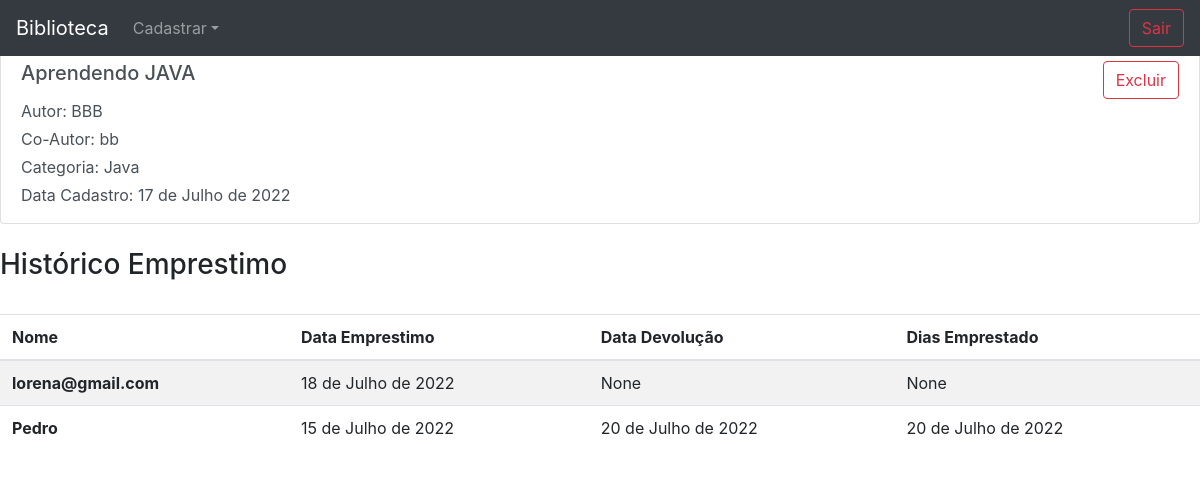
Screenshot of /ver_livro/2/ (signed in) with the database file from the repository.
### livro/models.py (models this page shows, shortened)
class Livro(models.Model):
    nome_livro = models.CharField(max_length=50)
    autor = models.CharField(max_length=50)
    co_autor = models.CharField(max_length=50, blank=True, null=True)
    categoria = models.ForeignKey(Categoria, on_delete=models.DO_NOTHING)
    data_cadastro = models.DateField(default=date.today)
    usuario = models.ForeignKey(Usuario, on_delete=models.DO_NOTHING)

class Categoria(models.Model):
    categoria = models.CharField(max_length=50)
    descricao = models.TextField(blank=True, null=True)
    usuario = models.ForeignKey(Usuario, on_delete=models.DO_NOTHING)
    def __str__ (self):
        return self.categoria

class Emprestimo(models.Model):
    nome_livro = models.ForeignKey(Livro, on_delete=models.DO_NOTHING)
    usuario = models.ForeignKey(Usuario, on_delete=models.DO_NOTHING, blank=True, null=True)
    usuario_anonimo = models.CharField(max_length=50, blank=True, null=True)
    data_emprestimo = models.DateField(blank=True, null=True)
    data_devolucao = models.DateField(blank=True, null=True)
    emprestado = models.BooleanField(default=False)

### autenticacao/models.py (models this page shows)
class Usuario(models.Model):
    usuario = models.CharField(max_length=30)
    email = models.EmailField()
    senha = models.CharField(max_length=64)
    def __str__(self):
        return self.email

### livro/views.py (the view)
# urls.py: path('ver_livro/<int:id>/', views.ver_livro, name='ver_livro'),
def ver_livro(request, id):
    if request.session.get('usuario'):
        livro = Livro.objects.get(id = id)
        status = request.GET.get('status')
        if request.session.get('usuario') == livro.usuario.id:
            emprestado = Emprestimo.objects.filter(nome_livro=livro)
            return render(request, 'ver_livro.html', {'livro':livro,
                                                      'status':status,
                                                      'emprestado':emprestado,
                                                      'usuario_logado':request.session.get('usuario'),})
        else:
            return redirect('/home/?status=1')
    else:
        return redirect('/auth/login/')

### livro/templates/ver_livro.html (shortened to what this page needs)
{% extends 'base.html' %}
{% block body %}
    <div class="list-group">
      <a href="#" class="list-group-item list-group-item-action flex-column align-items-start">
          <div class="d-flex w-100 justify-content-between">
              <h5 class="mb-1">{{livro.nome_livro}}</h5>
              <button type="button" class="btn btn-outline-danger my-2 my-sm-0" data-toggle="modal" data-target="#excluir">
                Excluir
              </button>
          </div>
          <p class="mb-1">Autor: {{livro.autor}}</p>
          <p class="mb-1">Co-Autor: {{livro.co_autor}}</p>
          <p class="mb-1">Categoria: {{livro.categoria}}</p>
          <p class="mb-1">Data Cadastro: {{livro.data_cadastro}}</p>
      </a>
    </div>
    <br>
    <table class="table table-striped">
      <h3>Histórico Emprestimo</h3>
      <br>
      <thead>
        <tr>
          <th scope="col">Nome</th>
          <th scope="col">Data Emprestimo</th>
          <th scope="col">Data Devolução</th>
          <th scope="col">Dias Emprestado</th>
        </tr>
      </thead>
      <tbody>
        {%for e in emprestado %}
          <tr>
              {% if e.usuario != None %}
                  <th scope="row">{{e.usuario}}</th>
              {% else %}
                  <th scope="row">{{e.usuario_anonimo}}</th>
              {% endif %}
              <td>{{e.data_emprestimo}}</td>
              <td>{{e.data_devolucao}}</td>
              <td>{{e.data_devolucao}}</td>
          </tr>
        {%  endfor%}
      </tbody>
    </table>
{% endblock %}

### rows the page displays
Livro: nome_livro "Aprendendo JAVA", autor "BBB", co_autor "bb", categoria "Java", data_cadastro "17 de Julho de 2022"
Emprestimo: usuario "lorena@gmail.com", data_emprestimo "18 de Julho de 2022", data_devolucao "None"
Emprestimo: usuario_anonimo "Pedro", data_emprestimo "15 de Julho de 2022", data_devolucao "20 de Julho de 2022"
